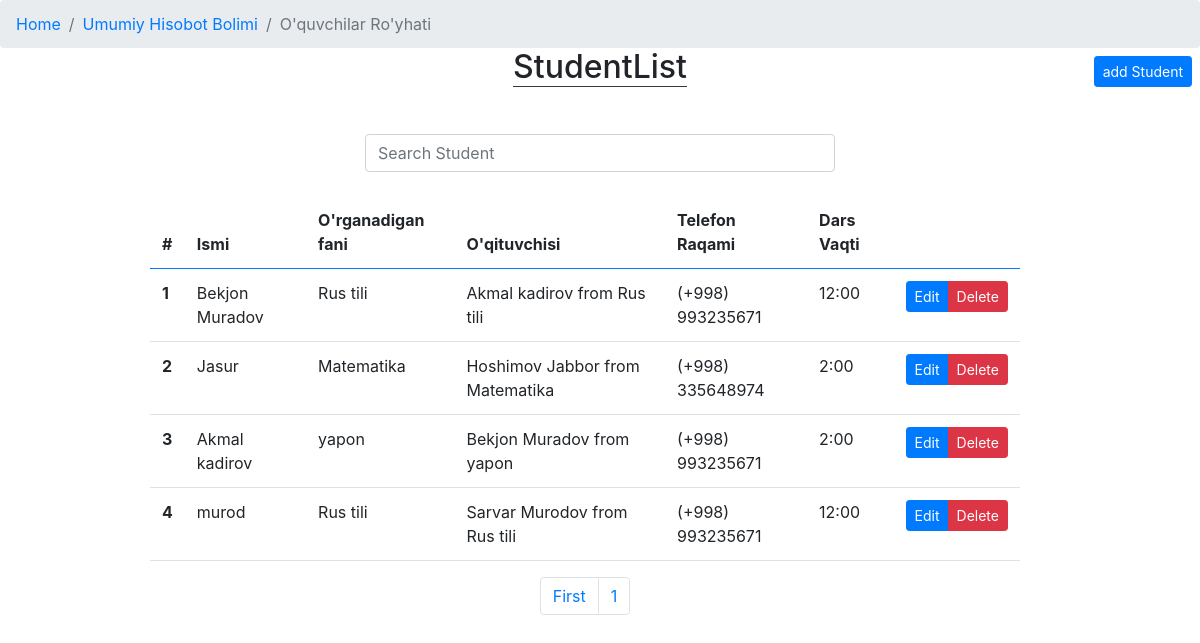
/profile/all/students/ (signed in), run on the app's committed database.
### app/models.py (models this page shows, shortened)
class Student(models.Model):
    f_name = models.CharField(_("To'liq ismi"), max_length=100)
    subject = models.ForeignKey(Subject, verbose_name=_("O'rganadigan fani"), on_delete=models.CASCADE)
    teacher = models.ForeignKey(Teacher, verbose_name=_("O'qituvchisi"), on_delete=models.CASCADE)
    phone_num = models.CharField(_("Telefon raqami"), max_length=9)
    study_days = models.CharField(_("O'qish Kunlari"), max_length=50, choices=study_days, default='option')
    study_type = models.CharField(_("O'qish turi"), max_length=50, choices=study_type, default='option')
    lesson_time = models.CharField(_("Dars boshlanish vaqti"), max_length=50)
    registered_date = models.DateTimeField(_("Ro'yhatga olingan vaqti"), auto_now_add=True)
    """Bitta student shu oyda necha pul tolov qilganligini ko'rsatadi"""

class Subject(models.Model):
    name =models.CharField(_("Fan nomi"), max_length=100, unique=True)
    added_date = models.DateTimeField(_("qoshilgan fani"), auto_now_add=True)
    def __str__(self):
        return self.name
    """Bitta fan uchun shu oyda qancha tolanganligini ko'rsatadi"""
    """Bitta fanda nechta o'qituvchi borligini ko'rsatadi"""
    """Bitta fanda nechta o'quvchi borligini ko'rsatadi"""

class Teacher(models.Model):
    f_name = models.CharField(_("To'liq ismi"), max_length=100)
    subject = models.ForeignKey(Subject, verbose_name=_("O'qitadigan fani"), on_delete=models.CASCADE)
    address = models.CharField(_("Manzil"), max_length=100)
    phone_num = models.CharField(_("Telefon raqami"), max_length=9)
    level = models.CharField(_("Ilmiy darajasi"), max_length=100)
    sertificate = models.ImageField(_("Sertificate"), upload_to=f'sertificetes/teachers/', null=True, blank=True)
    experience = models.CharField(_("Tajribasi"), max_length=50)
    registred_time = models.DateTimeField(_("royhatga olingan vaqt"), auto_now_add=True)
    def __str__(self):
        return f'{self.f_name} from {self.subject.name}'
    """Bitta fan uchun shu oyda qancha tolanganligini ko'rsatadi"""
    """Bitta o'qituvchi qancha oylik olishligini ko'rsatadi"""
    """Hamma o'qituvchi qancha olishligini ko'rsatadi"""
    """Bitta O'qituvchida nechta o'quvchi borligini ko'rsatadi"""

### app/views.py (the view)
# urls.py: path("all/students/", StudentsList.as_view(), name="StudentList"),
class StudentsList(ListView):
    model = Student
    template_name = 'all/all_students.html'
    ordering = '-registered_date'
    paginate_by = 5

### app/templates/all/all_students.html (shortened to what this page needs)
{% extends "index.html" %}
{% block content %}
<nav aria-label="breadcrumb" class="fixed-top">
    <ol class="breadcrumb">
        <li class="breadcrumb-item" ><a href="{% url 'app:Home' %}">Home</a></li>
        <li class="breadcrumb-item" ><a href="{% url 'app:ReportSection' %}">Umumiy Hisobot Bolimi</a></li>
        <li class="breadcrumb-item active" aria-current="page">O'quvchilar Ro'yhati</li>
    </ol>
</nav>
<div class="text-right fixed-top mt-5">
    <a href="{% url 'app:RegisterStudent' %}" class="mt-2 btn btn-primary btn-sm mr-2">add Student</a>
</div>
<div class="wrapper my-5">
    <h2 class="text-center"><span class="border-bottom border-dark"> StudentList </span></h2>
</div>
<div class="col-md-5 m-auto">
    <form action="{% url 'app:SearchStudent'  %}" class="my-4" method="get">
        <input class="form-control" type="search" name="S" id="" placeholder="Search Student">
    </form>
</div>
<div class="row" style="margin-right: 15px;">
    <div class="col-md-9 m-auto">
        <table class="table table-hover table-borderless">
            <thead class="border-bottom border-primary">
                <tr>
                    <th>#</th>
                    <th>Ismi</th>
                    <th>O'rganadigan fani</th>
                    <th>O'qituvchisi</th>
                    <th>Telefon Raqami</th>
                    <th>Dars Vaqti</th>
                    <th></th>
                </tr>
            </thead>
            <tbody>
                {% for i in object_list %}
                    <tr class="border-bottom">
                        <th>{{ forloop.counter }}</th>
                        <td> {{i.f_name}} </td>
                        <td> {{i.subject}} </td>
                        <td> {{i.teacher}}</td>
                        <td> (+998) {{i.phone_num}} </td>
                        <td> {{i.lesson_time}} </td>
                        <td class="btn-group btn-group-sm">
                            <a href="{% url 'app:UpdateStudent' pk=i.pk %}" class="btn btn-primary" >Edit</a>
                            {% if user.admin == True %}
                            <button type="button" class="btn btn-danger" data-toggle="modal" data-target="#exampleModal{{i.pk}}">
                                Delete
                            </button>
                        {% endif %}
                        </td>
                    </tr>
                            </div>
                {% endfor %}
        <nav aria-label="Page navigation example">
            <ul class="pagination justify-content-center">
                <li class="page-item"><a href="?page=1" class="page-link">First</a></li>
                <li class="page-item"><a href="?page={{ page_obj.number }}" class="page-link">{{ page_obj.number }}</a></li>
            </ul>
        </nav>
{% endblock content %}

### data on the page
Student: f_name "Bekjon Muradov", subject "Rus tili", teacher "Akmal kadirov from Rus tili", phone_num "993235671", lesson_time "12:00"
Student: f_name "Jasur", subject "Matematika", teacher "Hoshimov Jabbor from Matematika", phone_num "335648974", lesson_time "2:00"
Student: f_name "Akmal kadirov", subject "yapon", teacher "Bekjon Muradov from yapon", phone_num "993235671", lesson_time "2:00"
Student: f_name "murod", subject "Rus tili", teacher "Sarvar Murodov from Rus tili", phone_num "993235671", lesson_time "12:00"

### other printed values
{{ page_obj.number }} "1"
